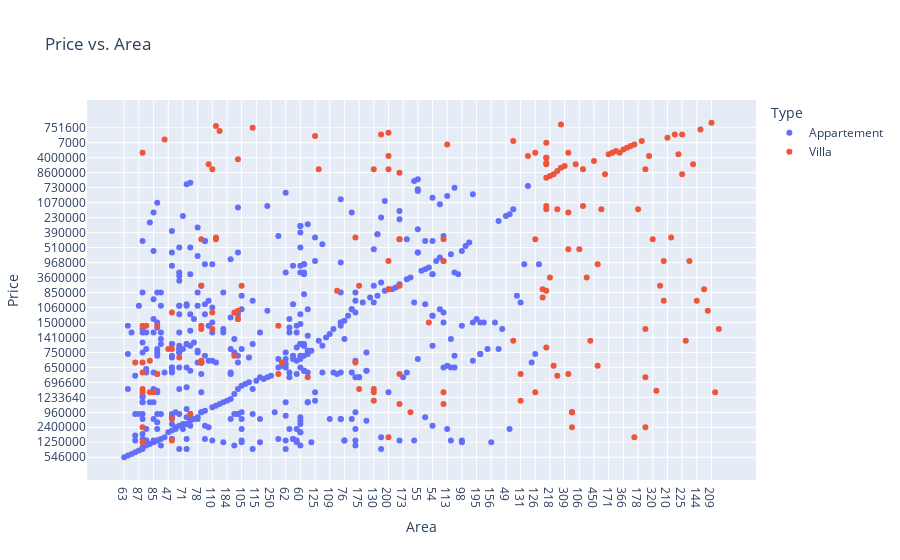

Write notebook code for a chart like this one.
### Code cell
px.scatter(data, x='Area', y='Price', color='Type', title='Price vs. Area').show()

### Figure 1 — Plotly figure (JSON) as saved in the notebook; plotly's stock layout.template omitted (floating-point values rounded to 4 significant figures; data arrays with more than 128 entries replaced by an {"elided": "..."} marker saying what was removed)
{"data": [{"hovertemplate": "Type=Appartement<br>Area=%{x}<br>Price=%{y}<extra></extra>", "legendgroup": "Appartement", "marker": {"color": "#636efa", "symbol": "circle"}, "mode": "markers", "name": "Appartement", "orientation": "v", "showlegend": true, "type": "scatter", "x": {"elided": "468 str values"}, "xaxis": "x", "y": {"elided": "468 str values"}, "yaxis": "y"}, {"hovertemplate": "Type=Villa<br>Area=%{x}<br>Price=%{y}<extra></extra>", "legendgroup": "Villa", "marker": {"color": "#EF553B", "symbol": "circle"}, "mode": "markers", "name": "Villa", "orientation": "v", "showlegend": true, "type": "scatter", "x": {"elided": "170 str values"}, "xaxis": "x", "y": {"elided": "170 str values"}, "yaxis": "y"}], "layout": {"legend": {"title": {"text": "Type"}, "tracegroupgap": 0}, "title": {"text": "Price vs. Area"}, "xaxis": {"anchor": "y", "domain": [0, 1], "title": {"text": "Area"}}, "yaxis": {"anchor": "x", "domain": [0, 1], "title": {"text": "Price"}}}}
